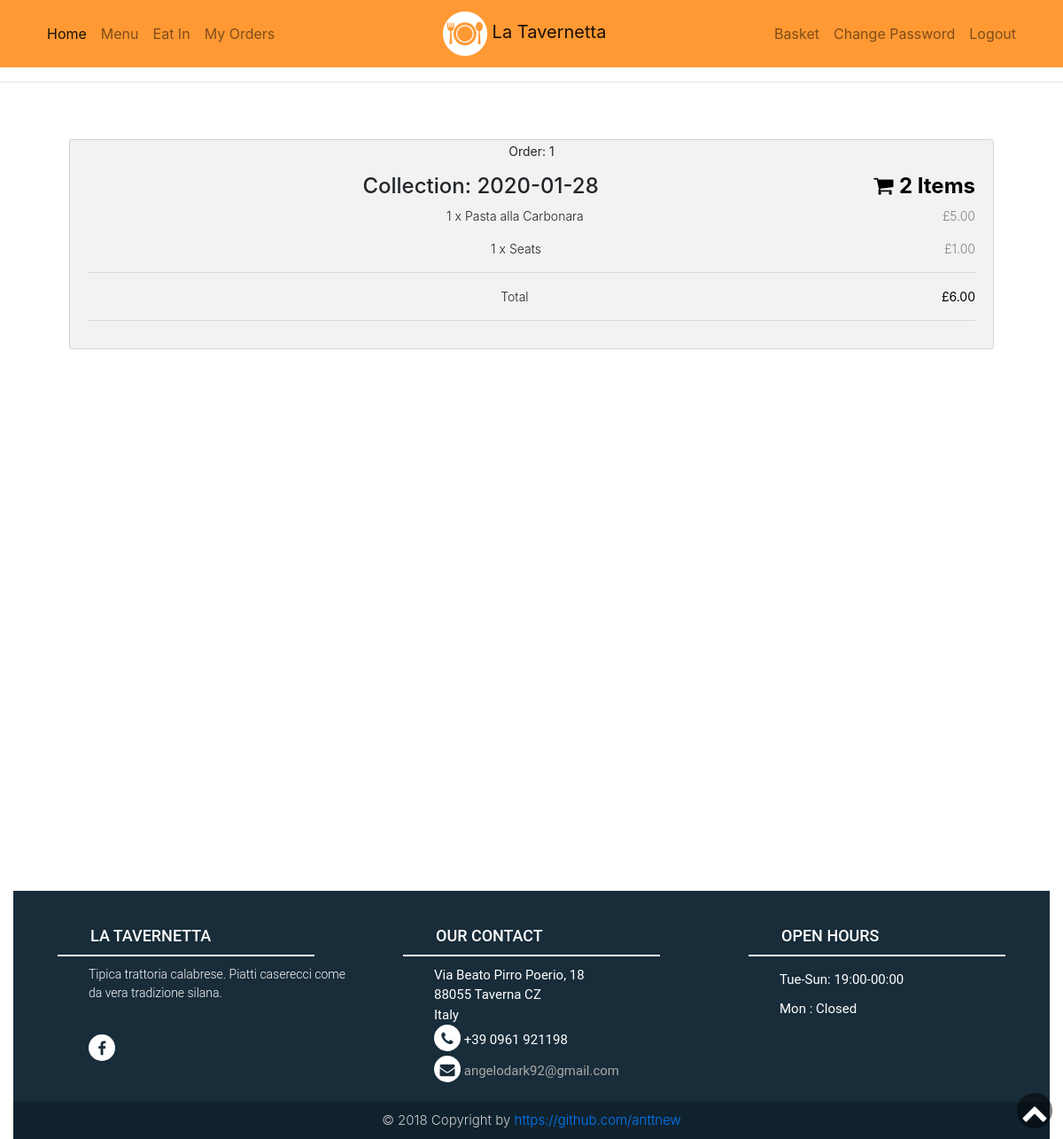
The app's page /orders/ (signed in) with its own data.
### tables this page shows
CREATE TABLE 'orders' ('id' integer PRIMARY KEY NOT NULL, 'item_id' integer NOT NULL, 'user_id' integer NOT NULL, 'coll_day' date NOT NULL, 'total_price' numeric NOT NULL, 'item_name'  text NOT NULL  , 'number'  INTEGER NOT NULL  );

### app.py (the view)
@app.route("/orders/", methods=["GET", "POST"])
@login_required
def orders():
    if session.get("user_id"):
        day = db.execute("SELECT SUM (number) as number, coll_day, SUM (total_price) as totalp_day, user_id FROM orders WHERE user_id = :userid GROUP BY coll_day ORDER BY coll_day", userid=session.get("user_id"))
        items = db.execute("SELECT SUM(number) as number, item_name, SUM(total_price) as total_price, coll_day FROM orders WHERE user_id = :userid GROUP BY item_id, coll_day ORDER BY item_id", userid=session.get("user_id"))
        notes = db.execute("SELECT notes, coll_day, user_id FROM notes WHERE user_id=:userid", userid=session.get("user_id"))
        if not day:
            flash("You have no orders to show!")
        return render_template("orders.html", day=day, items=items, notes=notes)
    else:
        flash("Can't see that page if you are not logged in!")
        return redirect(url_for("login"))

### app.py (called while the page is built)
def pound(value):
    return f"£{value:,.2f}"

def login_required(f):
    @wraps(f)
    def decorated_function(*args, **kwargs):
        if session.get("user_id") is None:
            return redirect(url_for("login"))
        return f(*args, **kwargs)
    return decorated_function

### templates/orders.html (shortened to what this page needs)
{% extends "layout.html" %}
{% block main %}
<div id="basket">
    <div class="row height">
            <div class="col-25">
                {% for days in day %}
                <div class="container">
                    <h4><p><strong>Order: {{loop.index}}</strong></p>Collection: {{days.coll_day}}
                    <span class="price" style="color:black">
                    <i class="fa fa-shopping-cart"></i>
                    <b>{{days.number}} Items</b>
                    </span>
                    </h4>
                    {% for item in items%}
                        {% if item.coll_day == days.coll_day %}
                        <p>{{item.number}} x {{item.item_name}} <span class="price">{{item.total_price | pound}}</span></p>
                        {% endif %}
                    {% endfor %}
                    <hr>
                    <p>Total <span class="price" style="color:black"><b>{{days.totalp_day | pound}}</b></span></p>
                    <hr>
                </div>
                {% endfor %}
        </div>
    </div>
</div>
{% endblock %}

### static/styles.css (style rules this page uses)
.height { height: 100vh; }
body { font-family: 'Montserrat', sans-serif; color: #333; line-height: 1.6; }
p { font-weight: 300; font-size: 14px; }
#basket .row { display: -ms-flexbox; display: flex; -ms-flex-wrap: wrap; flex-wrap: wrap; margin: 0 -16px; }
#basket .col-25 { -ms-flex: 25%; flex: 25%; }
#basket .col-25, #basket .col-50, #basket .col-75 { padding: 0 16px; }
#basket .container { background-color: #f2f2f2; padding: 5px 20px 15px 20px; border: 1px solid lightgrey; border-radius: 3px; }
#basket span.price { float: right; color: grey; }

### records on screen
orders: number "1", item_name "Pasta alla Carbonara", total_price|pound "£5.00"
orders: number "1", item_name "Seats", total_price|pound "£1.00"

### other values on screen
{{ days.coll_day }} "2020-01-28"
{{ days.number }} "2"
{{ days.totalp_day | pound }} "£6.00"
